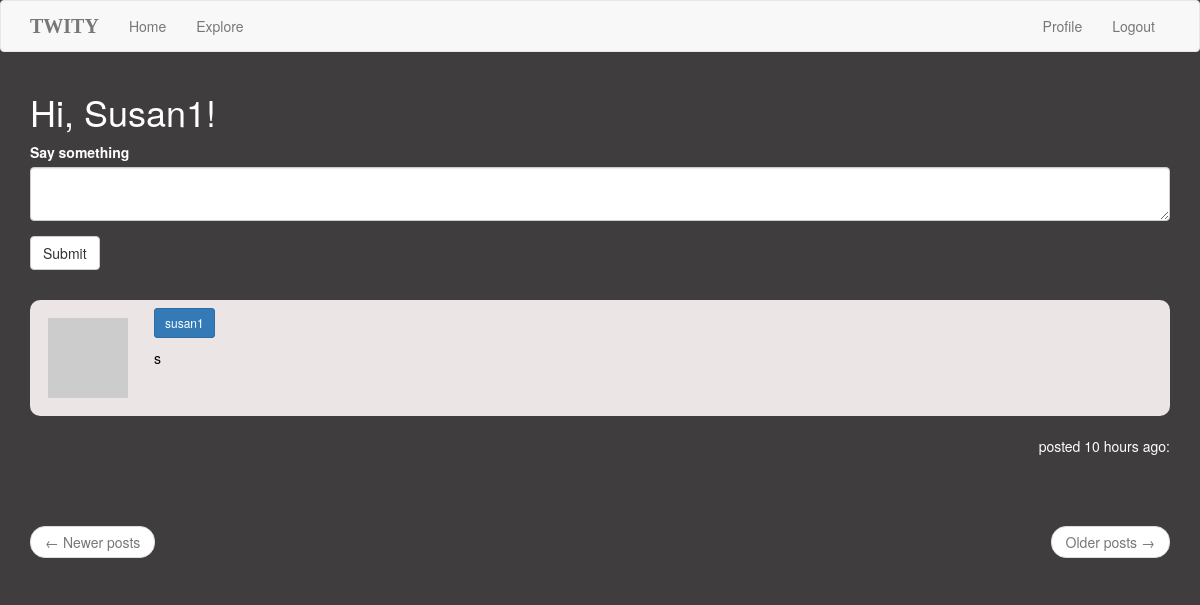
/index (signed in), run on an earlier commit of the app's database.
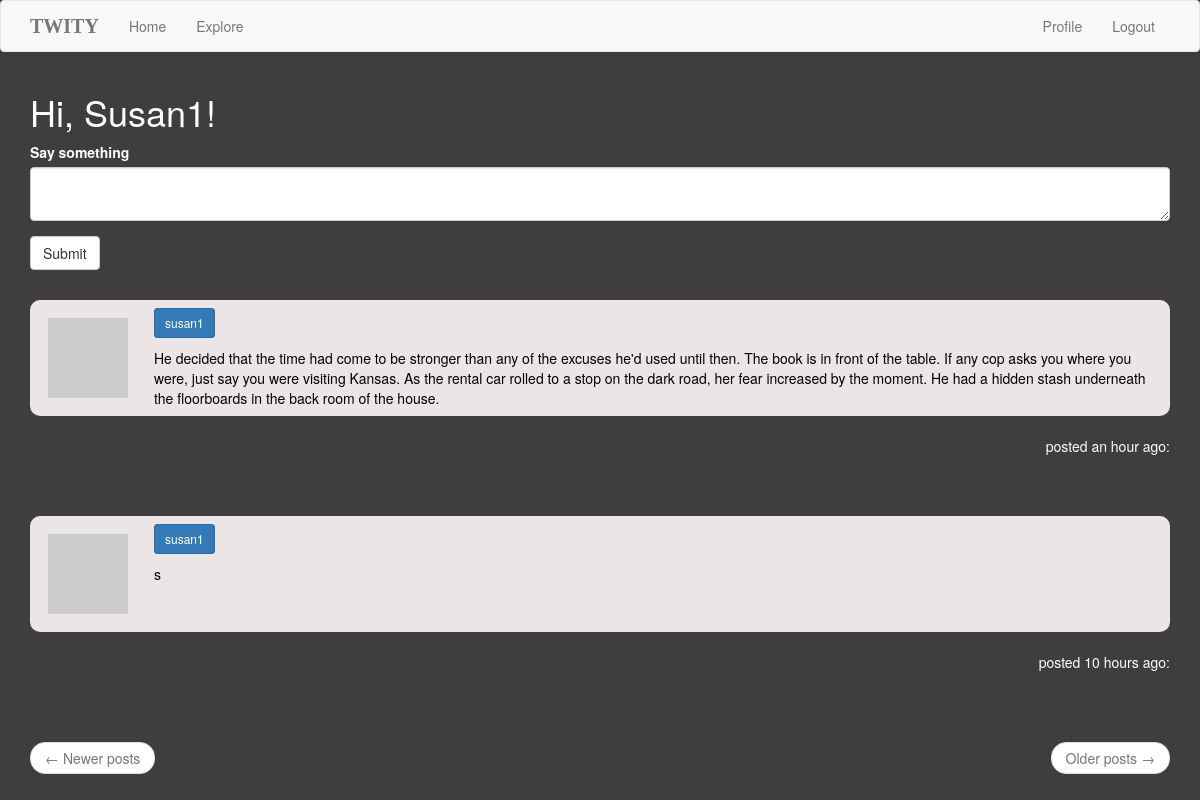
And on a later commit of the database.
### app/models.py (models this page shows, shortened)
class Post(db.Model):
    id = db.Column(db.Integer, primary_key=True)
    body = db.Column(db.String(140))
    timestamp = db.Column(db.DateTime, index=True, default=datetime.utcnow)
    user_id = db.Column(db.Integer, db.ForeignKey('user.id'))

class User(UserMixin, db.Model):
    id = db.Column(db.Integer, primary_key=True)
    username = db.Column(db.String(64), index=True, unique=True)
    email = db.Column(db.String(120), index=True, unique=True)
    password_hash = db.Column(db.String(128))
    posts = db.relationship('Post', backref='author', lazy='dynamic')
    about_me = db.Column(db.String(140))
    last_seen = db.Column(db.DateTime, default=datetime.utcnow)
    followed = db.relationship(
        'User', secondary=followers,
        primaryjoin=(followers.c.follower_id == id),
        secondaryjoin=(followers.c.followed_id == id),
        backref=db.backref('followers', lazy='dynamic'), lazy='dynamic')
    def avatar(self, size):
        digest = md5(self.email.lower().encode('utf-8')).hexdigest()
        return 'https://www.gravatar.com/avatar/{}?d=identicon&s={}'.format(
            digest, size)
    def followed_posts(self):
        followed = Post.query.join(
            followers, (followers.c.followed_id == Post.user_id)).filter(
                followers.c.follower_id == self.id)
        own = Post.query.filter_by(user_id=self.id)
        return followed.union(own).order_by(Post.timestamp.desc())

### app/routes.py (the view, shortened to what this page needs)
@app.route('/', methods=['GET', 'POST'])
@app.route('/index', methods=['GET', 'POST'])
@login_required
def index():
    form = PostForm()
    if form.validate_on_submit():
        post = Post(body=form.post.data, author=current_user)
        db.session.add(post)
        db.session.commit()
        flash('Your post is now live!')
        return redirect(url_for('index'))
    posts = current_user.followed_posts().all()
    return render_template('index.html', title='Home Page', form=form, posts=posts)

### app/forms.py
class PostForm(FlaskForm):
    post = TextAreaField('Say something', validators=[DataRequired()])
    submit = SubmitField('Submit')

### app/models.py (called while the page is built)
@login.user_loader
def load_user(id):
    return User.query.get(int(id))

### app/routes.py (called while the page is built)
@app.before_request
def before_request():
    if current_user.is_authenticated:
        current_user.last_seen = datetime.utcnow()
        db.session.commit()

### app/templates/index.html
{% extends "base.html" %}
{% import 'bootstrap/wtf.html' as wtf %}
{% block app_content %}
    <h1>Hi, {{ current_user.username }}!</h1>
    {% if form %}
    {{ wtf.quick_form(form) }}
    <br>
    {% endif %}
    {% for post in posts %}
        {% include '_post.html' %}
    {% endfor %}
    <nav aria-label="...">
        <ul class="pager">
            <li class="previous{% if not prev_url %} disabled{% endif %}">
                <a href="{{ prev_url or '#' }}">
                    <span aria-hidden="true">&larr;</span> Newer posts
                </a>
            </li>
            <li class="next{% if not next_url %} disabled{% endif %}">
                <a href="{{ next_url or '#' }}">
                    Older posts <span aria-hidden="true">&rarr;</span>
                </a>
            </li>
        </ul>
    </nav>
{% endblock %}

### app/templates/_post.html (shortened to what this page needs)
    <table class="table">
        <tr>
            <td width="70px" class="data">
                <a href="{{ url_for('user', username=post.author.username) }}">
                    <img src="{{ post.author.avatar(70) }}" />
                </a>
            </td>
            <td>
                <span class="user_popup">
                <a class="btn btn-primary btn-sm" href="{{ url_for('user', username=post.author.username) }}">
                    {{ post.author.username }}
                </a>
                </span>
                <br>
                {{ post.body }}
            </td>
        </tr>
    </table>
    <p style="text-align:right">posted {{ moment(post.timestamp).fromNow() }}:</p>

What changed in the data, as far as the page shows it:
added Post: author.username "susan1", body "He decided that the time had come to be stronger than any of the excuses he'd used until then. The book is in front of the table. If any cop asks you where you were, just say you were visiting Kansas. As the rental car rolled to a stop on the dark road, her fear increased by the moment. He had a hidden stash underneath the floorboards in the back room of the house.", timestamp "an hour ago"
